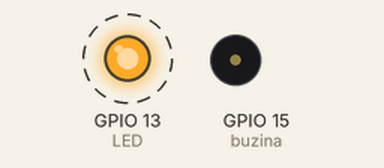
The sketch below on a simulated ESP32. On the bench: output pins drawn as LEDs (lit = HIGH), buzzer (waves = sounding). Dashed ring = blinking. What the sketch prints to the serial monitor is not drawn.

Above: at 0.3 s.
Timing chart, 0 to 3.0 s (numbered marks = the images above):
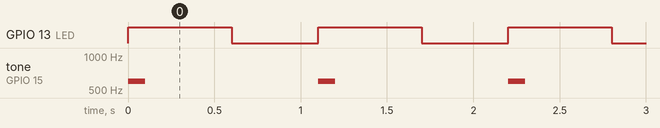

The sketch:

teste_led_buzina_esp.ino
```cpp
#include <Tone32.h>


int LED = 13;
int buzina = 15;
int canal = 1;
int frequencia = 600;
int duracao = 100;

//void tone(uint8_t pin, unsigned int frequency, unsigned long duration = 0, uint8_t channel = TONE_CHANNEL);
//void noTone(uint8_t pin, uint8_t channel = TONE_CHANNEL);


void setup()
  {
    pinMode(LED, OUTPUT);
    pinMode(buzina,OUTPUT);
    Serial.begin(115200);
    Serial.println("Iniciei.,,,");
  }


  void loop()

    {
     Serial.println("Led e buzina ligados");
     digitalWrite(LED, HIGH);
     tone(buzina, frequencia, duracao, canal);
     delay(500);
     Serial.println("Led e buzina desligados");
     digitalWrite(LED, LOW);
     noTone(buzina, canal);
     delay(500);

    }
```

Measured:
- by itself, GPIO 13 (LED): alternates HIGH for 0.60 s and LOW for 0.50 s
- by itself, tone on GPIO 15 (buzina): alternates 600 Hz for 0.10 s and silent for 1.0 s
